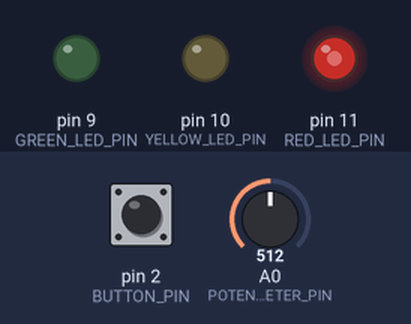
Recording of a sketch running on a simulated Arduino Uno, built with avr-gcc and run on an emulated ATmega328P. Parts: output pins drawn as LEDs (lit = HIGH). The test bench sets the inputs (shaded band); at power-on: pin 2 (BUTTON_PIN) HIGH, A0 (POTENTIOMETER_PIN) = 512.

Above: at 1.3 s.
1.4 s: pin 2 (BUTTON_PIN) pulled LOW for 0.15 s
At 2.7 s:
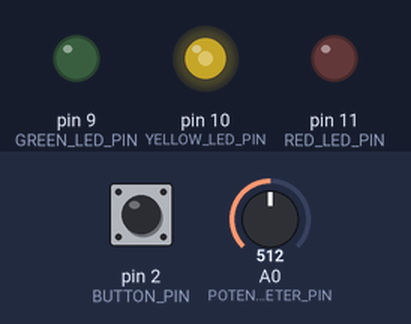
4.5 s: A0 (POTENTIOMETER_PIN) set to 716
7.5 s: A0 (POTENTIOMETER_PIN) set to 900
At 10.0 s:
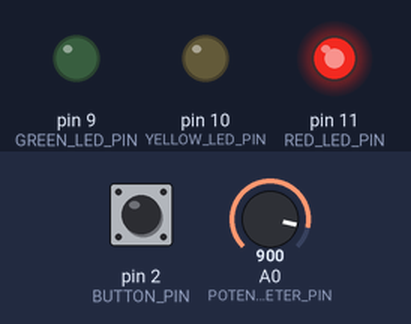
10.5 s: pin 2 (BUTTON_PIN) pulled LOW for 1 s
At 10.8 s:
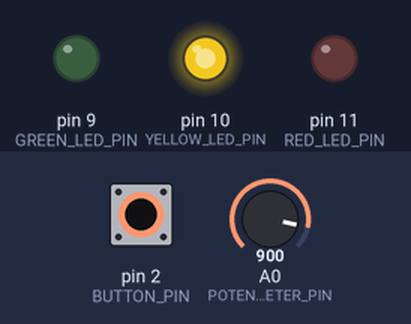
13.5 s: A0 (POTENTIOMETER_PIN) set to 122
16.5 s: A0 (POTENTIOMETER_PIN) set to 0
At 19.2 s:
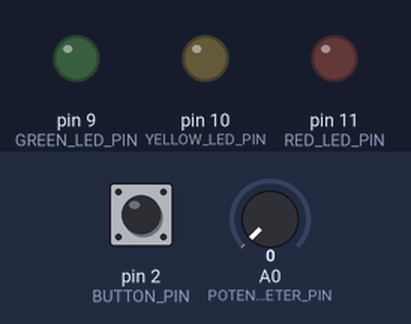
Timing chart, 0 to 20.5 s (numbered marks = the images above; inputs shaded):
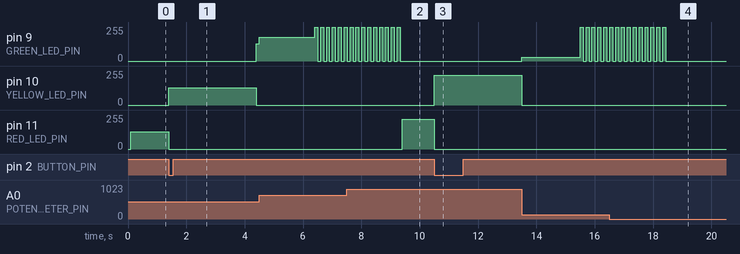

Measured:
- after the input at 1.4 s, pin 9 (GREEN_LED_PIN): 0/255 → 128/255 after 3.0 s; pin 10 (YELLOW_LED_PIN): 0/255 → 128/255 at once, → 0/255 3.0 s later; pin 11 (RED_LED_PIN): 128/255 → 0/255 at once
- after the input at 7.5 s, pin 11 (RED_LED_PIN): 0/255 → 225/255 after 1.9 s
- after the input at 10.5 s, pin 10 (YELLOW_LED_PIN): 0/255 → 225/255 at once; pin 11 (RED_LED_PIN): 225/255 → 0/255 at once
- after the input at 16.5 s, pin 11 (RED_LED_PIN): stays 0/255 (without the input it goes to 225/255 after 2.0 s)

The sketch:

traffic_light_final.ino
```cpp
#include "Led.h"
#include "LedBlinker.h"
#include "PushButton.h"
#include "Potentiometer.h"
#include "TrafficLight.h"

#define RED_LED_PIN 11
#define YELLOW_LED_PIN 10
#define GREEN_LED_PIN 9
#define BUTTON_PIN 2
#define POTENTIOMETER_PIN A0

Potentiometer potentiometer(POTENTIOMETER_PIN);
Led redLed(RED_LED_PIN);
Led yellowLed(YELLOW_LED_PIN);
Led greenLed(GREEN_LED_PIN);
LedBlinker greenLedBlinker(greenLed, 100);
PushButton button(BUTTON_PIN, true, true);
TrafficLight trafficLight(
      redLed, yellowLed, greenLed,
      greenLedBlinker, button,
      potentiometer);

void setup() {
  trafficLight.init();
}

void loop() {
  trafficLight.update();
}
```

Led.cpp
```cpp
#include "Led.h"

Led::Led(byte pin)
{
  this->pin = pin;
  state = LOW;
}

void Led::init()
{
  pinMode(pin, OUTPUT);
}

void Led::init(byte defaultState)
{
  init();
  if (defaultState == HIGH) {
    on();
  }
  else {
    off();
  }
}

void Led::on()
{
  state = HIGH;
  digitalWrite(pin, state);
}

void Led::on(byte brightness)
{
  state = HIGH;
  analogWrite(pin, brightness);
}

void Led::off()
{
  state = LOW;
  digitalWrite(pin, state);
}

bool Led::isPoweredOn()
{
  return (state == HIGH);
}

void Led::toggle()
{
  if (isPoweredOn()) {
    off();
  }
  else {
    on();
  }
}
```

Led.h
```cpp
#ifndef LED_H
#define LED_H

#include <Arduino.h>

class Led
{
private:
  byte pin;
  byte state;
public:
  Led() {} // do not use
  Led(byte pin);

  // init the pin for the LED
  // call this in setup()
  void init();
  void init(byte defaultState);

  // power on the LED
  void on();
  void on(byte brightness);
  // power off the LED
  void off();

  // power on/off the LED depending on previous state
  void toggle();

  bool isPoweredOn();
};

#endif
```

LedBlinker.cpp
```cpp
#include "LedBlinker.h"

LedBlinker::LedBlinker(Led &led)
{
  this->led = led;
  lastTimeBlinked = millis();
  blinkDelay = 500;
}

LedBlinker::LedBlinker(Led &led, unsigned long blinkDelay)
{
  this->led = led;
  lastTimeBlinked = millis();
  this->blinkDelay = blinkDelay;
}

void LedBlinker::initLed()
{
  led.init();
}

void LedBlinker::toggleLed()
{
  led.toggle();
}

void LedBlinker::update()
{
  unsigned long timeNow = millis();
  if (timeNow - lastTimeBlinked > blinkDelay) {
    lastTimeBlinked = timeNow;
    toggleLed();
  }
}

unsigned long LedBlinker::getBlinkDelay()
{
  return blinkDelay;
}

void LedBlinker::setBlinkDelay(unsigned long blinkDelay)
{
  this->blinkDelay = blinkDelay;
}
```

LedBlinker.h
```cpp
#ifndef LED_BLINKER_H
#define LED_BLINKER_H

#include <Arduino.h>
#include "Led.h"

class LedBlinker
{
private:
  Led led;
  unsigned long lastTimeBlinked;
  unsigned long blinkDelay;

  void toggleLed();

public:
  LedBlinker() {} // do not use
  LedBlinker(Led &led);
  LedBlinker(Led &led, unsigned long blinkDelay);

  void initLed();

  void update();

  unsigned long getBlinkDelay();
  void setBlinkDelay(unsigned long blinkDelay);
};

#endif
```

Potentiometer.cpp
```cpp
#include "Potentiometer.h"

Potentiometer::Potentiometer(byte pin)
{
  this->pin = pin;
}

int Potentiometer::getValue()
{
  return analogRead(pin);
}
```

Potentiometer.h
```cpp
#ifndef POTENTIOMETER_H
#define POTENTIOMETER_H

#include <Arduino.h>

class Potentiometer
{
private:
  byte pin;

public:
  Potentiometer() {} // do not use
  Potentiometer(byte pin);

  int getValue();
};

#endif
```

PushButton.cpp
```cpp
#include "PushButton.h"

PushButton::PushButton(byte pin, bool isPullUp,
                       bool internalPullUpActivated)
{
  this->pin = pin;
  this->isPullUp = isPullUp;
  this->internalPullUpActivated = internalPullUpActivated;

  lastTimeStateChanged = millis();
  debounceDelay = 50;
}

void PushButton::init()
{
  if (isPullUp && internalPullUpActivated) {
    pinMode(pin, INPUT_PULLUP);
  }
  else {
    pinMode(pin, INPUT);
  }
  state = digitalRead(pin);
}

void PushButton::readState()
{
  unsigned long timeNow = millis();
  if (timeNow - lastTimeStateChanged > debounceDelay) {
    byte newState = digitalRead(pin);
    if (newState != state) {
      state = newState;
      lastTimeStateChanged = timeNow;
    }
  }
}

bool PushButton::isPressed()
{
  readState();
  if (isPullUp) {
    return (state == LOW);
  }
  else {
    return (state == HIGH);
  }
}
```

PushButton.h
```cpp
#ifndef PUSH_BUTTON_H
#define PUSH_BUTTON_H

#include <Arduino.h>

class PushButton
{
private:
  byte pin;
  byte state;
  bool isPullUp;
  bool internalPullUpActivated;
  unsigned long lastTimeStateChanged;
  unsigned long debounceDelay;

  void readState();

public:
  PushButton() {} // do not use
  PushButton(byte pin, bool isPullUp, bool internalPullUpActivated);

  void init();

  bool isPressed();
};

#endif
```

TrafficLight.cpp
```cpp
#include "TrafficLight.h"

TrafficLight::TrafficLight(
                Led &redLed, Led &yellowLed, Led &greenLed,
                LedBlinker &greenLedBlinker, PushButton &button,
                Potentiometer &potentiometer)
{
  this->redLed = redLed;
  this->yellowLed = yellowLed;
  this->greenLed = greenLed;
  this->greenLedBlinker = greenLedBlinker;
  this->button = button;
  this->potentiometer = potentiometer;
}

void TrafficLight::init()
{
  redLed.init();
  yellowLed.init();
  greenLed.init();
  button.init();
  delay(100);

  updateLedsBrightness();
  state = STATE_RED;
  red();
}

void TrafficLight::red()
{
  redLed.on(ledsBrightness);
  yellowLed.off();
  greenLed.off();
}

void TrafficLight::yellow()
{
  redLed.off();
  yellowLed.on(ledsBrightness);
  greenLed.off();
}

void TrafficLight::green()
{
  redLed.off();
  yellowLed.off();
  greenLed.on(ledsBrightness);
}

void TrafficLight::allLedsOff()
{
  redLed.off();
  yellowLed.off();
  greenLed.off();
}

void TrafficLight::updateLedsBrightness()
{
  // 0..1023 -> 0..255
  ledsBrightness = potentiometer.getValue() / 4;
}

void TrafficLight::update()
{
  updateLedsBrightness();
  unsigned long timeNow = millis();

  switch (state) {
    case STATE_RED: {
      red();
      if (button.isPressed()) {
        state = STATE_YELLOW;
        yellowStateStartTime = timeNow;
      }
      break;
    }
    case STATE_YELLOW: {
      yellow();
      if (timeNow - yellowStateStartTime > yellowStateDuration) {
        state = STATE_GREEN;
        greenStateStartTime = timeNow;
      }
      break;
    }
    case STATE_GREEN: {
      green();
      if (timeNow - greenStateStartTime > greenStateDuration) {
        state = STATE_BLINK_GREEN;
        allLedsOff();
        blinkGreenStateStartTime = timeNow;
      }
      break;
    }
    case STATE_BLINK_GREEN: {
      greenLedBlinker.update();
      if (timeNow - blinkGreenStateStartTime >
                      blinkGreenStateDuration) {
        state = STATE_RED;
      }
      break;
    }
    default: {
      state = STATE_RED;
    }
  }
}
```

TrafficLight.h
```cpp
#ifndef TRAFFIC_LIGHT_H
#define TRAFFIC_LIGHT_H

#include <Arduino.h>

#include "Led.h"
#include "LedBlinker.h"
#include "PushButton.h"
#include "Potentiometer.h"

class TrafficLight
{
private:
  Led redLed;
  Led yellowLed;
  Led greenLed;
  LedBlinker greenLedBlinker;
  PushButton button;
  Potentiometer potentiometer;

  byte ledsBrightness;

  enum trafficLightState {
    STATE_RED,
    STATE_YELLOW,
    STATE_GREEN,
    STATE_BLINK_GREEN
  };

  int state;

  unsigned long yellowStateStartTime;
  unsigned long greenStateStartTime;
  unsigned long blinkGreenStateStartTime;

  const int yellowStateDuration = 3000;
  const int greenStateDuration = 2000;
  const int blinkGreenStateDuration = 3000;

  void updateLedsBrightness();

public:
  TrafficLight() {} // do not use
  TrafficLight(
    Led &redLed, Led &yellowLed, Led &greenLed,
    LedBlinker &greenLedBlinker, PushButton &button,
    Potentiometer &potentiometer);

  void init();

  void red();
  void yellow();
  void green();
  void allLedsOff();

  void update();
};

#endif
```
